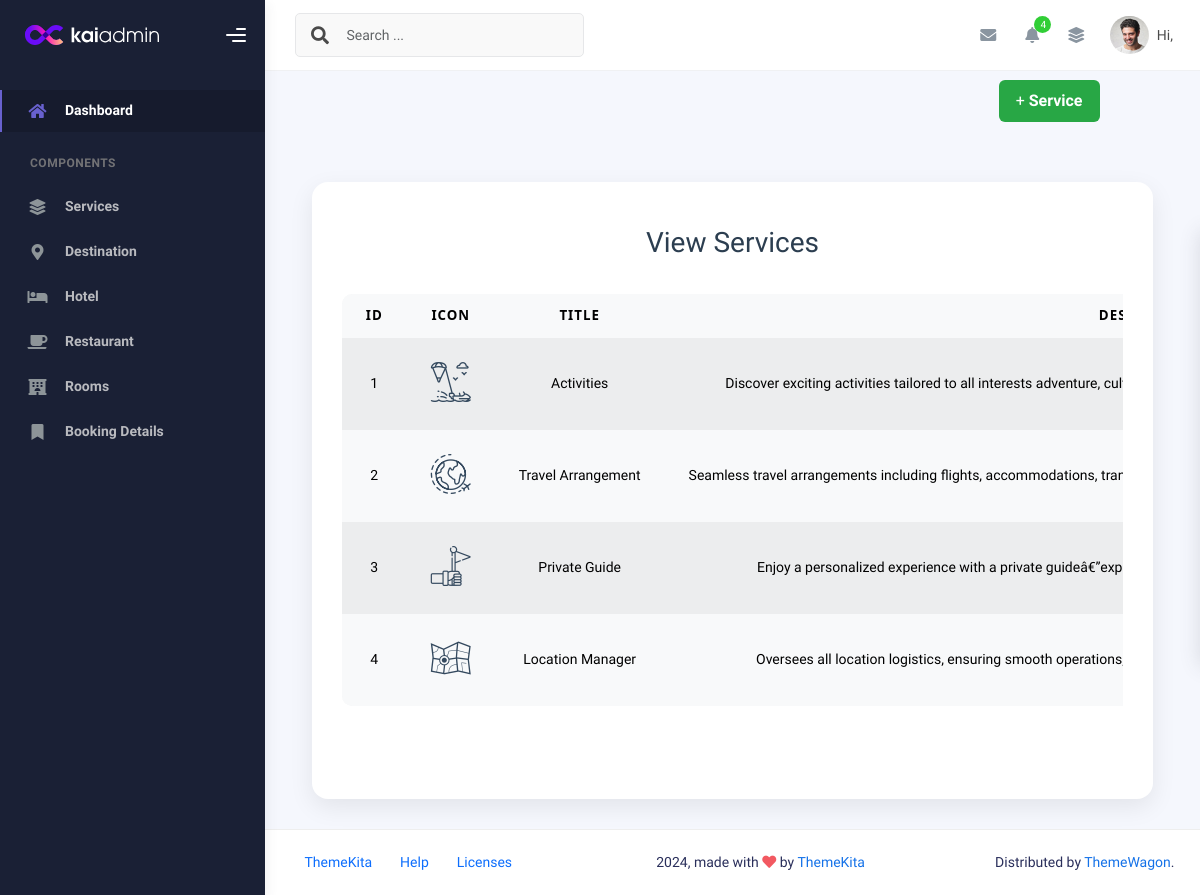
/admin/viewService.php, run on the app's committed database.
### tables this page shows
CREATE TABLE `service` (
  `id` int(11) NOT NULL,
  `title` text NOT NULL,
  `content` text NOT NULL,
  `icon` text NOT NULL
);

### admin/viewService.php (the view, shortened to what this page needs)
<?php
include("../db.php");
include("header.php");
$select = "select * from service";
$res = mysqli_query($conn, $select);
?>
<!DOCTYPE html>
<html lang="en">
<head>
    <link rel="stylesheet" href="view-style.css">
    <link rel="stylesheet" href="assets/css/ionicons.min.css">
    <link rel="stylesheet" href="assets/css/flaticon.css">
    <link rel="stylesheet" href="../css/aos.css">
    <link rel="stylesheet" href="../css/ionicons.min.css">
    <link rel="stylesheet" href="../css/flaticon.css">
    <link rel="stylesheet" href="../css/icomoon.css">
</head>
<body>
    <div class="container-fluid">
        <div class="button-container">
            <a href="addService.php" class=" btn btn-add">+ <b>Service</b></a>
        </div>
    </div>
    <div class="container d-flex justify-content-center">
        <div class="admin-panel">
            <h2>View Services</h2>
            <div class="table-responsive">
                <table class="table table-light table-hover table-striped">
                    <thead>
                        <tr>
                            <th scope="col">Id</th>
                            <th scope="col">Icon</th>
                            <th scope="col">Title</th>
                            <th scope="col">Description</th>
                        </tr>
                    </thead>
                    <tbody>
                        <?php
                        while ($row = mysqli_fetch_assoc($res)) { ?>
                            <tr class="trow">
                                <td><?php echo $row['id']; ?></td>
                                <td class="icons ">
                                    <div class="icon justify-content-center align-items-center d-flex"><span
                                            class="<?php echo $row['icon']; ?>"></span></div>
                                </td>
                                <td><?php echo $row['title']; ?></td>
                                <td><?php echo $row['content']; ?></td>
                            </tr>
                        <?php } ?>
                    </tbody>
                </table>
            </div>
        </div>
    </div>
</body>
</html>
<?php
include("footer.php");
?>

### admin/view-style.css (style rules this page uses)
.admin-panel { width: 90%; max-width: 1200px; background-color: #fff; padding: 40px 30px; border-radius: 16px; box-shadow: 0 8px 24px rgba(0, 0, 0, 0.08); margin: 30px auto; transition: all 0.3s ease-in-out; font-family: 'Segoe UI', sans-serif; }
.admin-panel h2 { text-align: center; font-size: 28px; color: #2c3e50; margin-bottom: 30px; }
.table-responsive { overflow-x: auto; margin-top: 20px; }
table { width: 100%; min-width: 800px; border-collapse: collapse; background-color: #f9f9f9; border-radius: 10px; overflow: hidden; }
table th, table td { padding: 16px 12px; text-align: center; font-size: 15px; border-bottom: 1px solid #eee; white-space: nowrap; }
table th { background-color: #f1f3f5; color: #2d3436; font-weight: 600; }
.icons div { font-size: 40px; color: #34495e; }
.button-container { display: flex; justify-content: flex-end; margin: 80px 90px 30px 0; }
.btn-add { background-color: #28a745; color: #fff; padding: 12px 20px; border-radius: 8px; text-decoration: none; font-weight: 600; font-size: 16px; transition: background-color 0.3s ease, transform 0.2s ease; }
.btn { padding: 8px 16px; border-radius: 6px; text-decoration: none; color: white; font-weight: 500; display: inline-block; transition: all 0.3s ease; }

### data on the page
service: id "1", title "Activities", content "Discover exciting activities tailored to all interests adventure,…"
service: id "2", title "Travel Arrangement", content "Seamless travel arrangements including flights, accommodations,…"
service: id "3", title "Private Guide", content "Enjoy a personalized experience with a private…"
service: id "4", title "Location Manager", content "Oversees all location logistics, ensuring smooth…"
